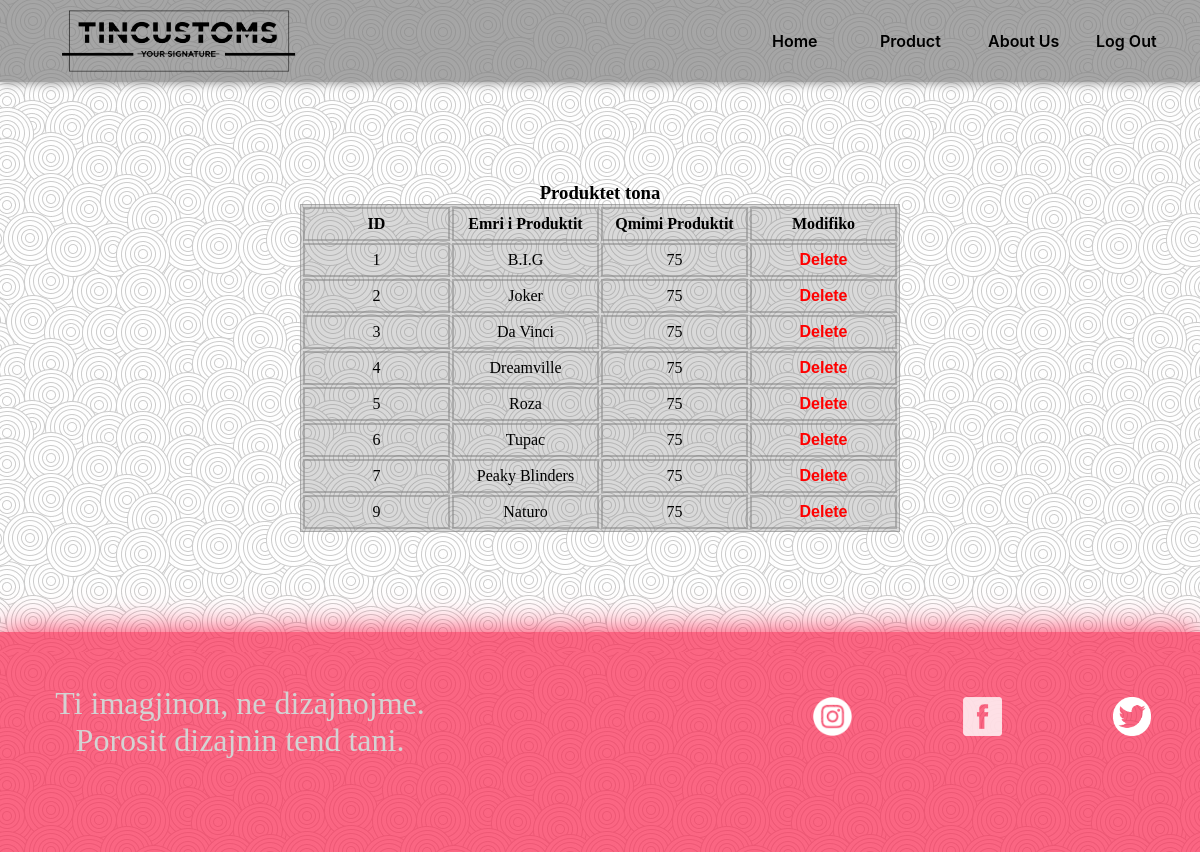
/dashboardproduct.php (signed in), run on the app's committed database.
### tables this page shows
CREATE TABLE `produktet` (
  `product_id` int(255) NOT NULL,
  `emriprod` varchar(255) NOT NULL,
  `cmimiprod` int(255) NOT NULL,
  `fotoprod` varchar(255) NOT NULL
);

### logic/Database.php (called while the page is built, shortened)
<?php
class DatabaseConfig{
    private $connection;
    private $host = "localhost";
    private $dbname = "tin";
    protected function getConnection(){
        return $this->connection;
    }
    private function createConnection(){
        try{
            $this->connection = new PDO("mysql:host=$this->host;dbname=$this->dbname", "root", "");
        }catch(PDOException $e){
            print "Error!: " . $e->getMessage() . "<br/>";
            die();
        }
    }
}

### logic/ProductMapper.php (called while the page is built, shortened)
<?php
require_once "Database.php";
class ProductMapper extends DatabaseConfig{
    private $connection;
    public function __construct(){
        $this->connection = $this->getConnection();
    }
    public function getAllProducts(){
        $this->query = "select * from produktet";
        $statement = $this->connection->prepare($this->query);
        $statement->execute();
        $result = $statement->fetchAll(PDO::FETCH_ASSOC);
        return $result;
    }
}

### dashboardproduct.php (the view, shortened to what this page needs)
<?php include 'components/header.php';
include_once 'logic/ProductMapper.php';
$mapper = new ProductMapper();
$products = $mapper->getAllProducts();
if(isset($_SESSION['is_logged_in']) && $_SESSION['is_logged_in'] == 1) {
?>
    <div class="produktet">
            <h3>Produktet tona</h3>
            <table class="tablla">
                <tr>
                    <th>ID</th>
                    <th>Emri i Produktit</th>
                    <th>Qmimi Produktit</th>
                    <th>Modifiko</th>
                </tr>
                <?php foreach($products as $produktet){ ?>
                <tr>
                    <td><?php echo $produktet['product_id']?></td>
                    <td><?php echo $produktet['emriprod']?></td>
                    <td><?php echo $produktet['cmimiprod']?></td>
                    <td><a href="<?php echo "logic/deleteProduct.php?action=delete-product&product-id=" . $produktet['product_id'];?>">Delete</a></td>
                </tr>
                <?php } ?>
            </table>
    </div>
 <?php } else {
     header("Location: home.php");
 }
 include 'components/footer.php' ?>

### components/header.php (shortened to what this page needs)
<!DOCTYPE html>
<html lang="en">
  <head>
    <link rel="stylesheet" href="CSS/stili.css">
  </head>
  <body>
    <div class="header">
      <img src="images/logo.png"/>
      <ul class="headerList">
        <li><a href="home.php">Home</a></li>
        <li><a href="product.php">Product</a></li>
        <li><a href="aboutus.php">About Us</a></li>
        <?php if(isset($_SESSION['is_logged_in']) && $_SESSION['is_logged_in'] == 1){ ?>
          <li><a href="logout.php">Log Out</a></li>
        <?php }else { ?>
          <li><a href="logini.php">Log In</a></li>
        <?php } ?>
      </ul>
    </div>

### components/footer.php (shortened to what this page needs)
<div class="footer-main">
      <div class="footer-blloku">
          <p>Ti imagjinon, ne dizajnojme. Porosit dizajnin tend tani.</p>
      </div>
      <div class="footeridy">
      <ul>
            <li><a href="https://www.instagram.com/"><img src="images/instalogo.png"></a></li>
            <li><a href="https://www.facebook.com/"><img src="images/facebooklogo.png"></a></li>
            <li><a href="https://twitter.com/?lang=en"><img src="images/twitterlogo.png"></a></li>
          </ul>
      </div>
    </div>
</body>
</html>

### css/stili.css (style rules this page uses)
* { padding: 0; margin: 0; }
body { background-image: url("../images/background11.jpg"); }
.header { position: relative; display: flex; align-items: center; justify-content: space-between; width: 100%; height: 20%; flex-wrap: wrap; background-color:rgba(128, 128, 128, 0.7); box-shadow: 0 0 10px rgba(128, 128, 128); }
.header>img { width: 20%; margin-top: 10px; margin-bottom: 10px; margin-left: 5%; }
ul { display: flex; list-style-type: none; flex-wrap: nowrap; }
.headerList li { display: flex; margin-top: 20px; transition: 0.5s ease; margin: 0px 4px; height: 30px; width: 100px; text-align: center; padding-top: 10px; color: black; }
.headerList li a { color: black; font-weight: 600; font-family: -apple-system, BlinkMacSystemFont, 'Segoe UI', Roboto, Oxygen, Ubuntu, Cantarell, 'Open Sans', 'Helvetica Neue', sans-serif; text-decoration: none; }
.tablla { width: 50%; border:1px rgba(128, 128, 128, 0.5) solid; background-color: rgba(128, 128, 128, 0.3); }
.tablla th { text-align: center; height: 30px; width: 20%; border: 2px rgba(128, 128, 128, 0.5) solid; }
.tablla td { text-align: center; height: 30px; width: 20%; border: 2px rgba(128, 128, 128, 0.5) solid; text-decoration: none; }
.tablla td a { text-decoration: none; font-family: Arial, Helvetica, sans-serif; color: red; font-weight:bold; }
.footer-main { background-position: center; background-repeat: no-repeat; background-size: 100%; display: flex; width: 100%; height: 180px; margin-top: 0; position: relative; padding-bottom: 2.5rem; box-shadow: 0 0 30px #fa2b54; background-color: #fa2b54b8; }
.footer-main::before { opacity: 0.5; }
.footer-blloku { display: flex; flex-direction: row; width: 40%; justify-content: center; align-items: center; }
.footer-blloku p { width: 90%; font-family: Georgia, 'Times New Roman', Times, serif; color: lightgrey; text-align: center; font-size: xx-large; }
.footeridy { width: 60%; display: flex; flex-direction: column; justify-content: center; }
.footeridy ul { margin-left: 40%; align-content: center; text-align: center; }
.footeridy li { width: 30%; height: 50px; text-align: center; }
.footeridy li a>img { width: 30%; }

### dashboardproduct.php (style rules this page uses)
.produktet { display: flex; flex-direction: column; justify-content: center; align-items: center; height: 550px; }
.tablla { width: 50%; border:1px rgba(128, 128, 128, 0.5) solid; background-color: rgba(128, 128, 128, 0.3); }
.tablla th { text-align: center; height: 30px; width: 20%; border: 2px rgba(128, 128, 128, 0.5) solid; }
.tablla td { text-align: center; height: 30px; width: 20%; border: 2px rgba(128, 128, 128, 0.5) solid; text-decoration: none; }
.tablla td a { text-decoration: none; font-family: Arial, Helvetica, sans-serif; color: red; font-weight:bold; }

### data on the page
produktet: product_id "1", emriprod "B.I.G", cmimiprod "75"
produktet: product_id "2", emriprod "Joker", cmimiprod "75"
produktet: product_id "3", emriprod "Da Vinci", cmimiprod "75"
produktet: product_id "4", emriprod "Dreamville", cmimiprod "75"
produktet: product_id "5", emriprod "Roza", cmimiprod "75"
produktet: product_id "6", emriprod "Tupac", cmimiprod "75"
produktet: product_id "7", emriprod "Peaky Blinders", cmimiprod "75"
produktet: product_id "9", emriprod "Naturo", cmimiprod "75"
